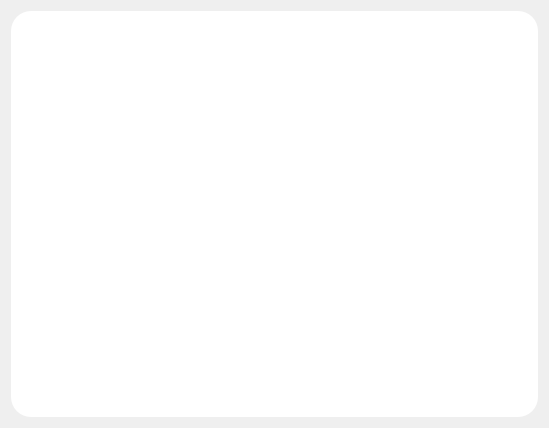
<?xml version="1.0" encoding="UTF-8"?>
<ui version="4.0">
 <class>ClientRecords</class>
 <widget class="QDialog" name="ClientRecords">
  <property name="geometry">
   <rect>
    <x>0</x>
    <y>0</y>
    <width>549</width>
    <height>428</height>
   </rect>
  </property>
  <property name="windowTitle">
   <string>Dialog</string>
  </property>
  <layout class="QGridLayout" name="gridLayout">
   <item row="0" column="0">
    <widget class="QTableView" name="tableView">
     <property name="styleSheet">
      <string notr="true">background-color: rgb(255, 255, 255);
border-radius:20px;</string>
     </property>
    </widget>
   </item>
  </layout>
 </widget>
 <resources/>
 <connections/>
</ui>
